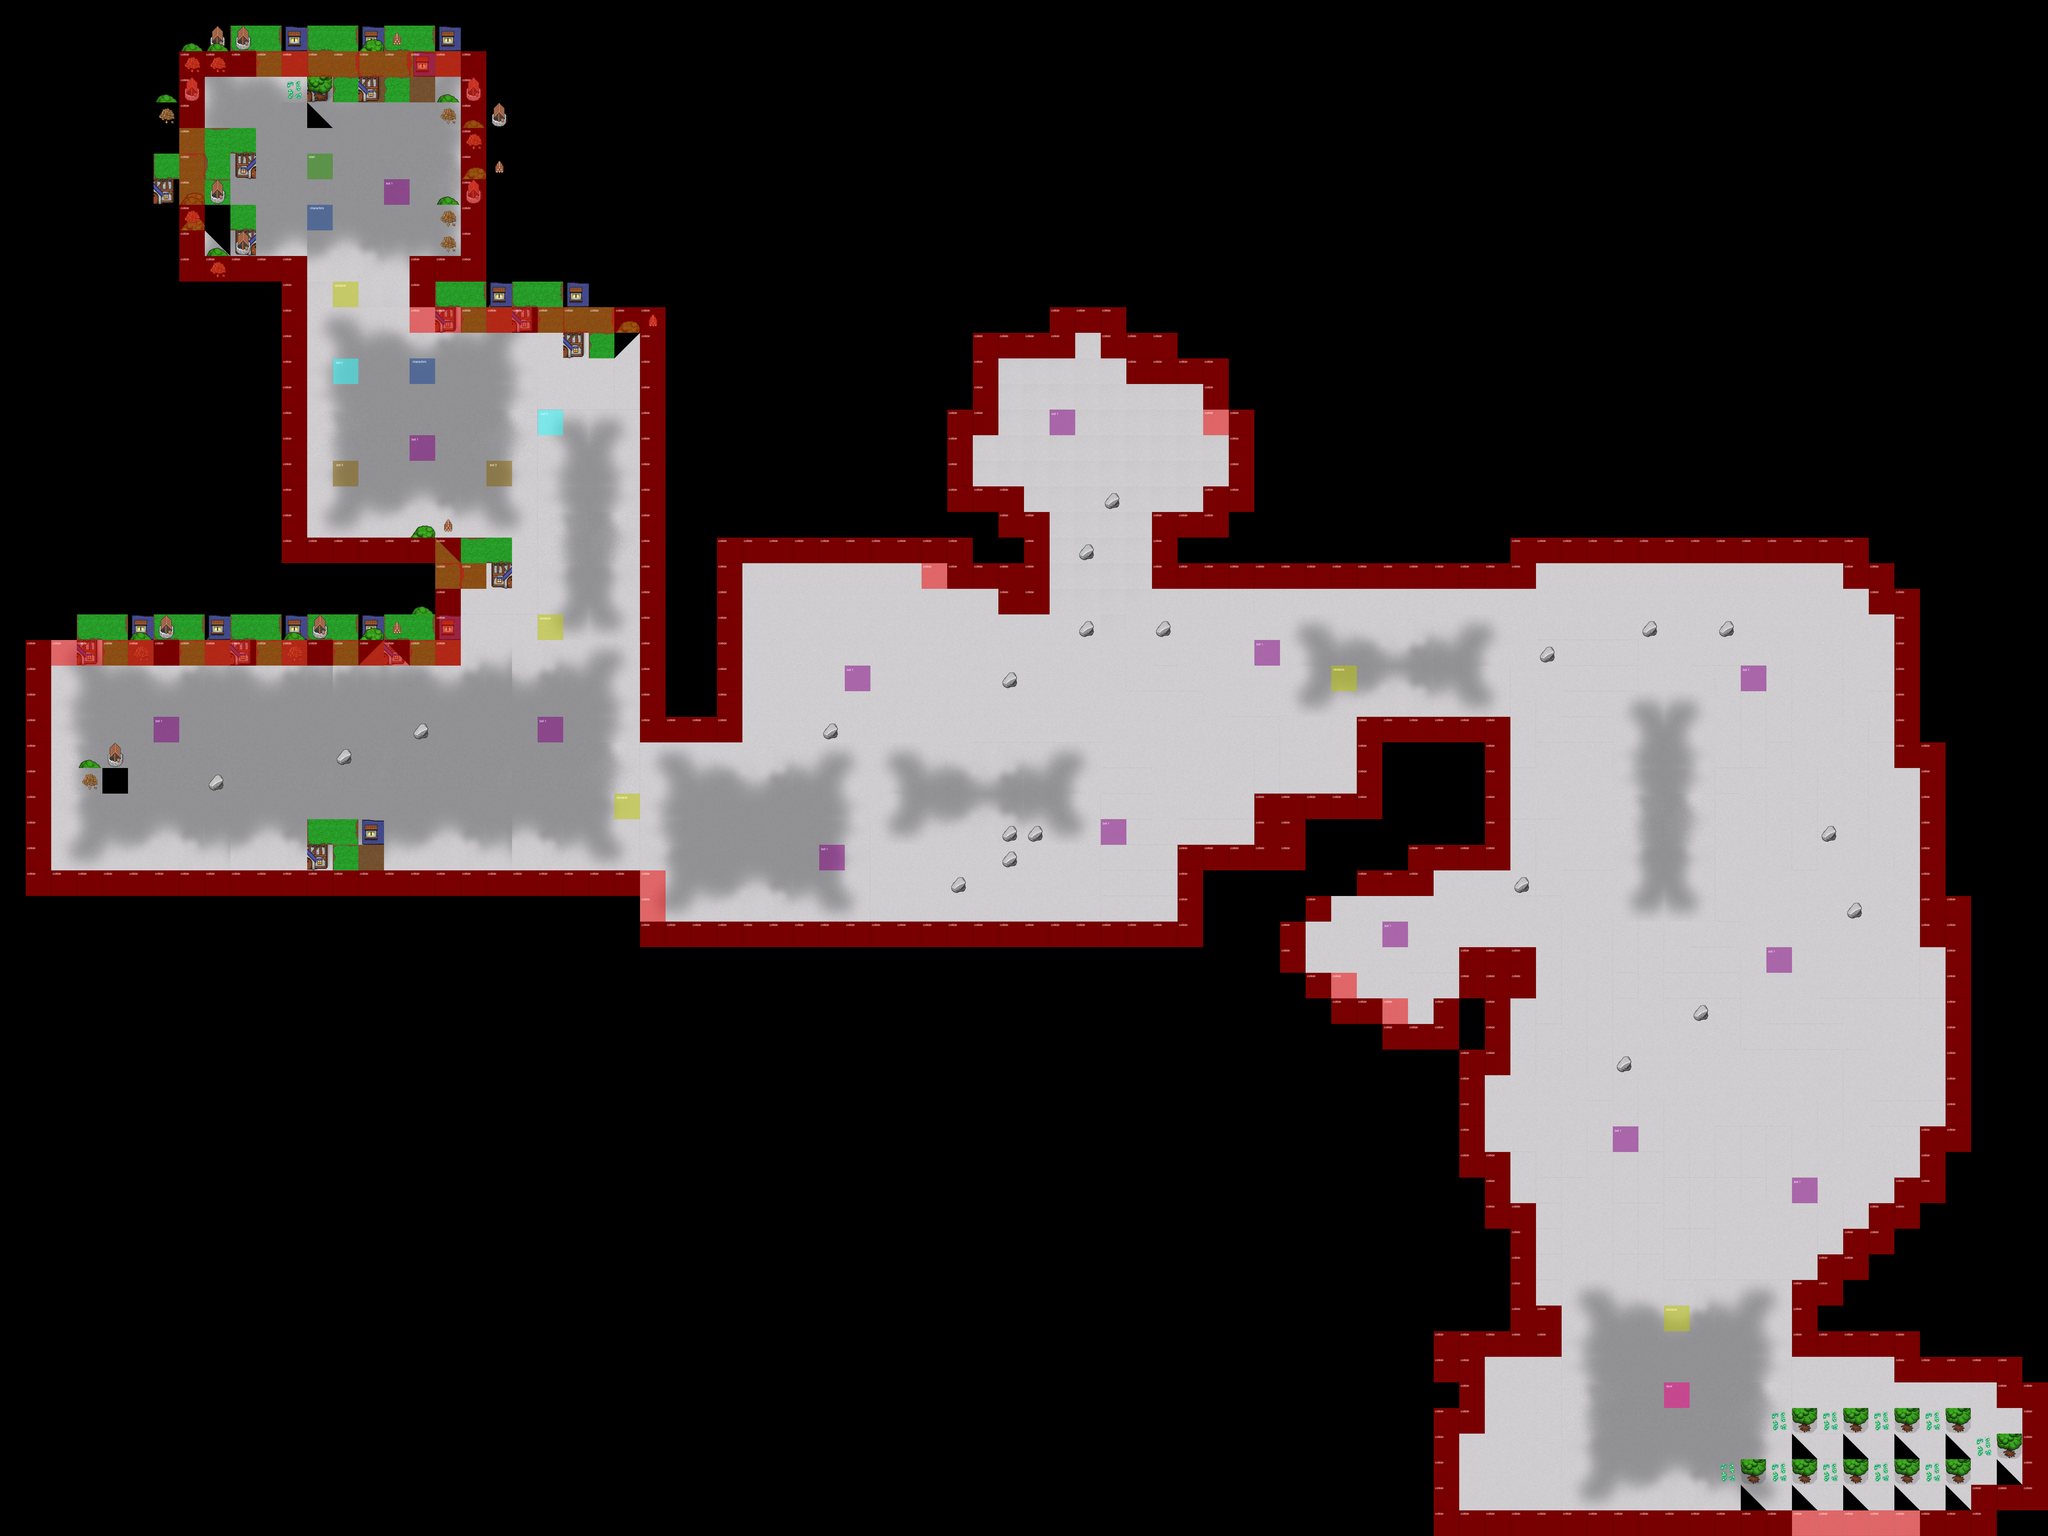

Tiled map render using the project's own tile images. Description and the map definition, with tile-layer contents summarised, below:
An orthogonal 80x60 tile map with 60x60 px tiles, 8 tile layers (background, floor, effect, wall, ...), 3 tilesets.

<map version="1.0" orientation="orthogonal" width="80" height="60" tilewidth="60" tileheight="60">
    <tileset firstgid="1" name="grey_floor" tilewidth="60" tileheight="60">
        <image source="sprite_sheet2.png" width="744" height="540" />
    </tileset>
    <tileset firstgid="109" name="sprite_sheet_sets" tilewidth="60" tileheight="60">
        <image source="sprite_sheet.png" width="420" height="480" />
    </tileset>
    <tileset firstgid="165" name="special" tilewidth="60" tileheight="60">
        <image source="special.png" width="240" height="120" />
        <tile id="0">
            <properties>
                <property name="start" value="true" />
            </properties>
        </tile>
        <tile id="1">
            <properties>
                <property name="collidable" value="true" />
            </properties>
        </tile>
        <tile id="2">
            <properties>
                <property name="character" value="1" />
            </properties>
        </tile>
        <tile id="3">
            <properties>
                <property name="obstacle" value="true" />
            </properties>
        </tile>
        <tile id="4">
            <properties>
                <property name="bot" value="1" />
            </properties>
        </tile>
        <tile id="5">
            <properties>
                <property name="bot" value="2" />
            </properties>
        </tile>
        <tile id="6">
            <properties>
                <property name="bot" value="3" />
            </properties>
        </tile>
        <tile id="7">
            <properties>
                <property name="door" value="true" />
            </properties>
        </tile>
    </tileset>
    <layer name="background" width="80" height="60">
        <data>[4800 cells, 4800 non-empty, 1 distinct tile ids]</data>
    </layer>
    <layer name="floor" width="80" height="60">
        <data>[4800 cells, 1451 non-empty, 90 distinct tile ids]</data>
    </layer>
    <layer name="effect" width="80" height="60">
        <data>[4800 cells, 61 non-empty, 18 distinct tile ids]</data>
    </layer>
    <layer name="wall" width="80" height="60">
        <data>[4800 cells, 90 non-empty, 28 distinct tile ids]</data>
    </layer>
    <layer name="wall2" width="80" height="60">
        <data>[4800 cells, 73 non-empty, 27 distinct tile ids]</data>
    </layer>
    <layer name="wall3" width="80" height="60">
        <data>[4800 cells, 68 non-empty, 26 distinct tile ids]</data>
    </layer>
    <layer name="sets" width="80" height="60">
        <data>[4800 cells, 73 non-empty, 13 distinct tile ids]</data>
    </layer>
    <layer name="meta" width="80" height="60">
        <data>[4800 cells, 436 non-empty, 8 distinct tile ids]</data>
    </layer>
</map>